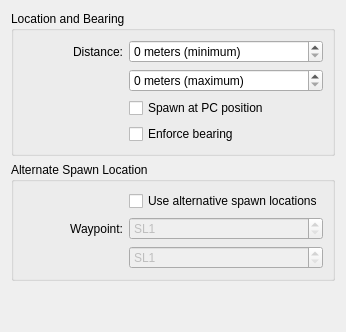
        <widget class="QWidget" name="tabPlacement">
         <attribute name="title">
          <string>Placement</string>
         </attribute>
         <layout class="QVBoxLayout" name="verticalLayout_5">
          <item>
           <widget class="QGroupBox" name="gbLocation">
            <property name="title">
             <string>Location and Bearing</string>
            </property>
            <layout class="QFormLayout" name="formLayout_6">
             <item row="0" column="0">
              <widget class="QLabel" name="LocationRange_l">
               <property name="minimumSize">
                <size>
                 <width>100</width>
                 <height>0</height>
                </size>
               </property>
               <property name="text">
                <string>Distance:</string>
               </property>
               <property name="alignment">
                <set>Qt::AlignRight|Qt::AlignTrailing|Qt::AlignVCenter</set>
               </property>
              </widget>
             </item>
             <item row="0" column="1">
              <widget class="QSpinBox" name="LocationRangeMin_v">
               <property name="statusTip">
                <string>Minimum distance from the waypoint to spawn.</string>
               </property>
               <property name="suffix">
                <string> meters (minimum)</string>
               </property>
               <property name="maximum">
                <number>99999</number>
               </property>
              </widget>
             </item>
             <item row="1" column="1">
              <widget class="QSpinBox" name="LocationRangeMax_v">
               <property name="statusTip">
                <string>Maximum distance from the waypoint to spawn.</string>
               </property>
               <property name="suffix">
                <string> meters (maximum)</string>
               </property>
               <property name="maximum">
                <number>99999</number>
               </property>
              </widget>
             </item>
             <item row="1" column="0">
              <widget class="QWidget" name="gbLocationPad1" native="true">
               <property name="minimumSize">
                <size>
                 <width>100</width>
                 <height>0</height>
                </size>
               </property>
              </widget>
             </item>
             <item row="2" column="1">
              <widget class="QCheckBox" name="LocationAtPC_v">
               <property name="statusTip">
                <string>Spawn at a random PC's position within range.</string>
               </property>
               <property name="text">
                <string>Spawn at PC position</string>
               </property>
              </widget>
             </item>
             <item row="2" column="0">
              <widget class="QWidget" name="gbLocationPad2" native="true">
               <property name="minimumSize">
                <size>
                 <width>100</width>
                 <height>0</height>
                </size>
               </property>
              </widget>
             </item>
             <item row="3" column="1">
              <widget class="QCheckBox" name="LocationForceRotate_v">
               <property name="statusTip">
                <string>Force spawn to face the waypoint's direction.</string>
               </property>
               <property name="text">
                <string>Enforce bearing</string>
               </property>
              </widget>
             </item>
             <item row="3" column="0">
              <widget class="QWidget" name="gbLocationPad3" native="true">
               <property name="minimumSize">
                <size>
                 <width>100</width>
                 <height>0</height>
                </size>
               </property>
              </widget>
             </item>
            </layout>
           </widget>
          </item>
          <item>
           <widget class="QGroupBox" name="gbAltLocation">
            <property name="title">
             <string>Alternate Spawn Location</string>
            </property>
            <layout class="QFormLayout" name="formLayout_7">
             <item row="1" column="0">
              <widget class="QLabel" name="AltLocationWP_l">
               <property name="sizePolicy">
                <sizepolicy hsizetype="Preferred" vsizetype="Preferred">
                 <horstretch>0</horstretch>
                 <verstretch>0</verstretch>
                </sizepolicy>
               </property>
               <property name="minimumSize">
                <size>
                 <width>100</width>
                 <height>0</height>
                </size>
               </property>
               <property name="text">
                <string>Waypoint:</string>
               </property>
               <property name="alignment">
                <set>Qt::AlignRight|Qt::AlignTrailing|Qt::AlignVCenter</set>
               </property>
              </widget>
             </item>
             <item row="0" column="0">
              <widget class="QWidget" name="gbAltLocationPad1" native="true">
               <property name="minimumSize">
                <size>
                 <width>100</width>
                 <height>0</height>
                </size>
               </property>
              </widget>
             </item>
             <item row="0" column="1">
              <widget class="QCheckBox" name="AltLocationCheck_v">
               <property name="statusTip">
                <string>Redundant with an entrance spawn point.</string>
               </property>
               <property name="text">
                <string>Use alternative spawn locations</string>
               </property>
              </widget>
             </item>
             <item row="1" column="1">
              <widget class="QSpinBox" name="AltLocationWPLow_v">
               <property name="enabled">
                <bool>false</bool>
               </property>
               <property name="statusTip">
                <string>Tag of the waypoint to spawn at.</string>
               </property>
               <property name="prefix">
                <string>SL</string>
               </property>
               <property name="minimum">
                <number>1</number>
               </property>
              </widget>
             </item>
             <item row="2" column="1">
              <widget class="QSpinBox" name="AltLocationWPHigh_v">
               <property name="enabled">
                <bool>false</bool>
               </property>
               <property name="statusTip">
                <string>Tag of the waypoint to spawn at.</string>
               </property>
               <property name="prefix">
                <string>SL</string>
               </property>
               <property name="minimum">
                <number>1</number>
               </property>
              </widget>
             </item>
             <item row="2" column="0">
              <widget class="QWidget" name="gbAltLocationPad2" native="true">
               <property name="minimumSize">
                <size>
                 <width>100</width>
                 <height>0</height>
                </size>
               </property>
              </widget>
             </item>
            </layout>
           </widget>
          </item>
          <item>
           <spacer name="vSpacePlacement">
            <property name="orientation">
             <enum>Qt::Vertical</enum>
            </property>
            <property name="sizeHint" stdset="0">
             <size>
              <width>20</width>
              <height>40</height>
             </size>
            </property>
           </spacer>
          </item>
         </layout>
        </widget>
